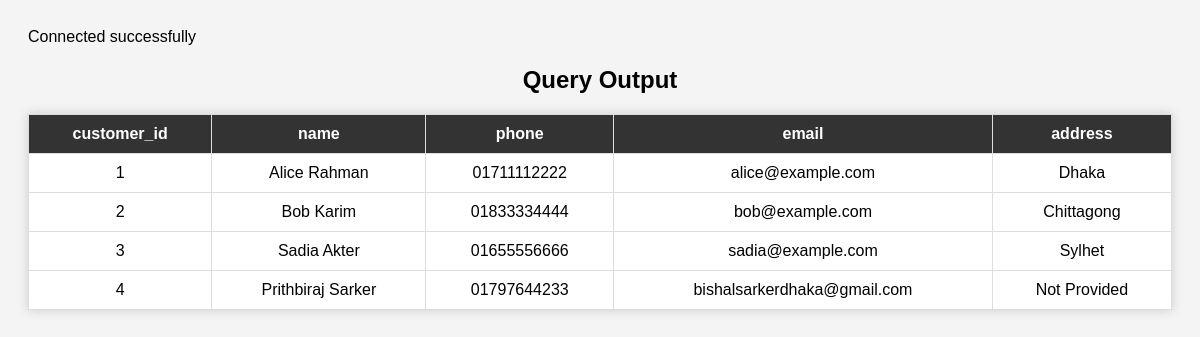
The page /myweb/index.php on the database its author committed.
### tables this page shows
CREATE TABLE `customers` (
  `customer_id` int(11) NOT NULL,
  `name` varchar(100) DEFAULT NULL,
  `phone` varchar(20) DEFAULT NULL,
  `email` varchar(100) DEFAULT NULL,
  `address` varchar(255) DEFAULT NULL
);

### myweb/index.php (the view, shortened to what this page needs)
<?php
$servername = "localhost";
$username = "root";
$password = "";
$databasename="carseller";
$conn = new mysqli($servername, $username, $password,$databasename);
  $sql = "SELECT * FROM customers";
  $result = $conn->query($sql);
  ?>
  <!DOCTYPE html>
  <html>
  <head>
  </head>
  <body>
      <h2>Query Output</h2>
      <?php
      if ($result && $result->num_rows > 0) {
          echo "<table><tr>";
          while ($field = $result->fetch_field()) {
              echo "<th>{$field->name}</th>";
          }
          echo "</tr>";
          while ($row = $result->fetch_assoc()) {
              echo "<tr>";
              foreach ($row as $cell) {
                  echo "<td>" . htmlspecialchars($cell) . "</td>";
              }
              echo "</tr>";
          }
          echo "</table>";
      } else {
          echo "<p>No results found or query error.</p>";
      }
      ?>
  </body>
  </html>

### myweb/index.php (style rules this page uses)
body { font-family: Arial; background-color: #f4f4f4; padding: 20px; }
table { width: 100%; border-collapse: collapse; background: white; box-shadow: 0 0 10px #ccc; }
th, td { padding: 10px; border: 1px solid #ddd; text-align: center; }
th { background-color: #333; color: #fff; }
h2 { text-align: center; margin-bottom: 20px; }

### rows shown on the page
customers: customer_id "1", name "Alice Rahman", phone "01711112222", email "alice@example.com", address "Dhaka"
customers: customer_id "2", name "Bob Karim", phone "01833334444", email "bob@example.com", address "Chittagong"
customers: customer_id "3", name "Sadia Akter", phone "01655556666", email "sadia@example.com", address "Sylhet"
customers: customer_id "4", name "Prithbiraj Sarker", phone "01797644233", email "bishalsarkerdhaka@gmail.com", address "Not Provided"

### other values the page prints
$field->name "customer_id"
$field->name "name"
$field->name "phone"
$field->name "email"
$field->name "address"
